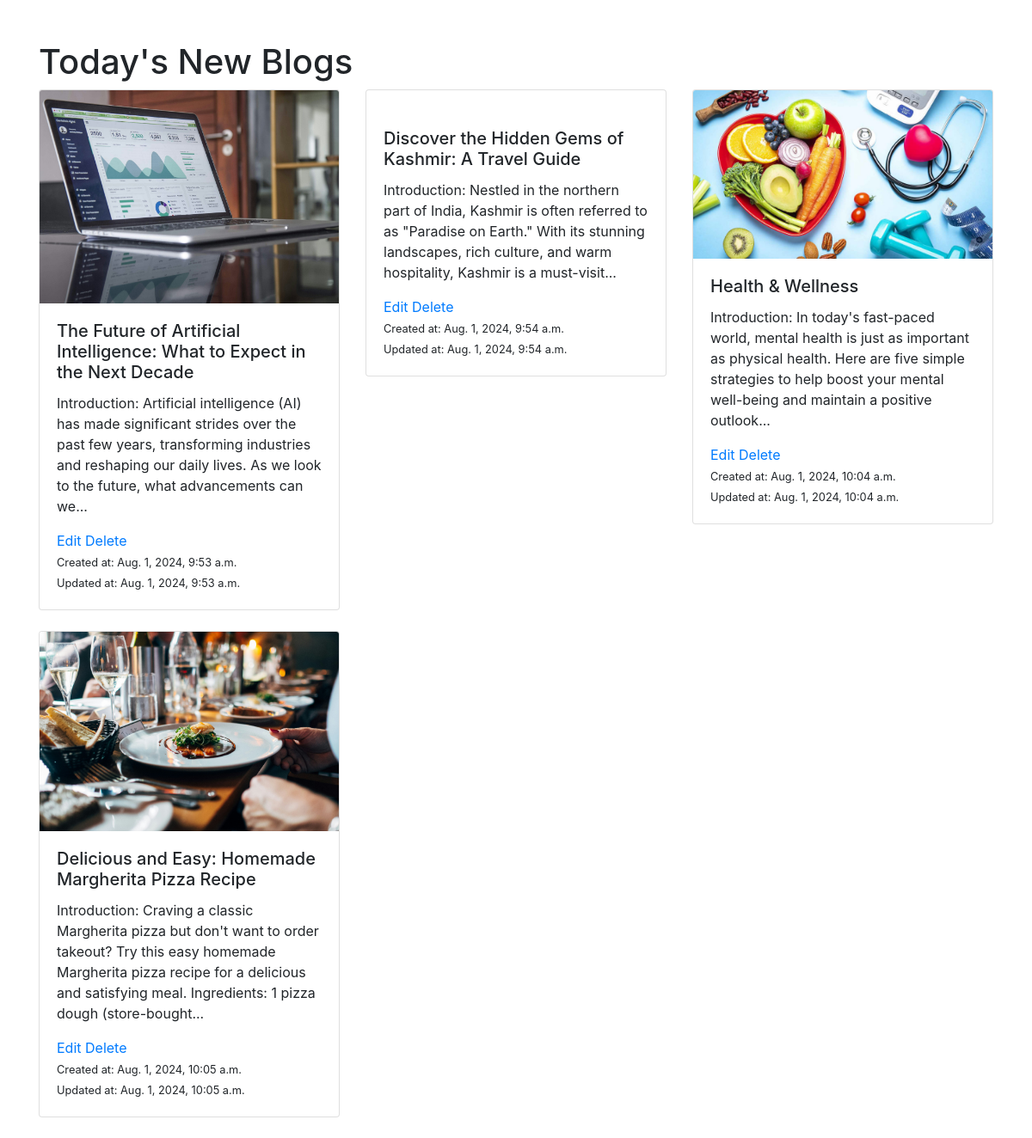
The page //home on the database its author committed.
### gallery/models.py (models this page shows, shortened)
class Blog(models.Model):
	name = models.CharField(max_length=255)
	description = models.TextField()
	image = models.ImageField(upload_to='blogs/')
	created_at = models.DateTimeField(auto_now_add=True)
	updated_at = models.DateTimeField(auto_now=True)
	def short_description(self):
		words = self.description.split()
		if len(words) > 50:
			return ' '.join(words[:30]) + '...'
		else:
			return self.description

### gallery/views.py (called while the page is built)
def blog_list(request):
	blogs = Blog.objects.all()
	return render(request, 'myapp/index.html', {'blogs': blogs})

### gallery/templates/myapp/index.html (shortened to what this page needs)
<!DOCTYPE html>
<html lang="en">
  <head>
    <link
      rel="stylesheet"
      href="https://maxcdn.bootstrapcdn.com/bootstrap/4.5.2/css/bootstrap.min.css"
    />
  </head>
  <body>
    <div class="container mt-5">
      <h1>Today's New Blogs</h1>
      <div class="row">
        {% for blog in blogs %}
        <div class="col-md-4 mb-4">
          <div class="card">
            <a href="{% url 'blog_detail' blog.pk %}">
              <img
                src="{{ blog.image.url }}"
                alt="{{ blog.created_name }}"
                class="card-img-top"
              />
            </a>
            <div class="card-body">
              <h5 class="card-title">{{ blog.name }}</h5>
              <p class="card-text">{{ blog.short_description }}</p>
              <a href="{% url 'edit_blog' blog.pk %}">Edit</a>
              <a href="{% url 'delete_blog' blog.pk %}">Delete</a> <br />
              <small class="card-text"
                >Created at: {{ blog.created_at }}</small
              >
              <br />
              <small class="card-text"
                >Updated at: {{ blog.updated_at }}</small
              >
            </div>
          </div>
        </div>
        {% endfor %}
      </div>
    </div>
  </body>
</html>

### rows shown on the page
Blog: image (picture), name "The Future of Artificial Intelligence: What to Expect in the Next Decade", short_description "Introduction: Artificial intelligence (AI) has made significant strides over the past few years, transforming industries and reshaping our daily lives. As we look to the future, what advancements can we...", created_at "Aug. 1, 2024, 9:53 a.m.", updated_at "Aug. 1, 2024, 9:53 a.m."
Blog: name "Discover the Hidden Gems of Kashmir: A Travel Guide", short_description "Introduction: Nestled in the northern part of India, Kashmir is often referred to as \"Paradise on Earth.\" With its stunning landscapes, rich culture, and warm hospitality, Kashmir is a must-visit...", created_at "Aug. 1, 2024, 9:54 a.m.", updated_at "Aug. 1, 2024, 9:54 a.m."
Blog: image (picture), name "Health & Wellness", short_description "Introduction: In today's fast-paced world, mental health is just as important as physical health. Here are five simple strategies to help boost your mental well-being and maintain a positive outlook...", created_at "Aug. 1, 2024, 10:04 a.m.", updated_at "Aug. 1, 2024, 10:04 a.m."
Blog: image (picture), name "Delicious and Easy: Homemade Margherita Pizza Recipe", short_description "Introduction: Craving a classic Margherita pizza but don't want to order takeout? Try this easy homemade Margherita pizza recipe for a delicious and satisfying meal. Ingredients: 1 pizza dough (store-bought...", created_at "Aug. 1, 2024, 10:05 a.m.", updated_at "Aug. 1, 2024, 10:05 a.m."
